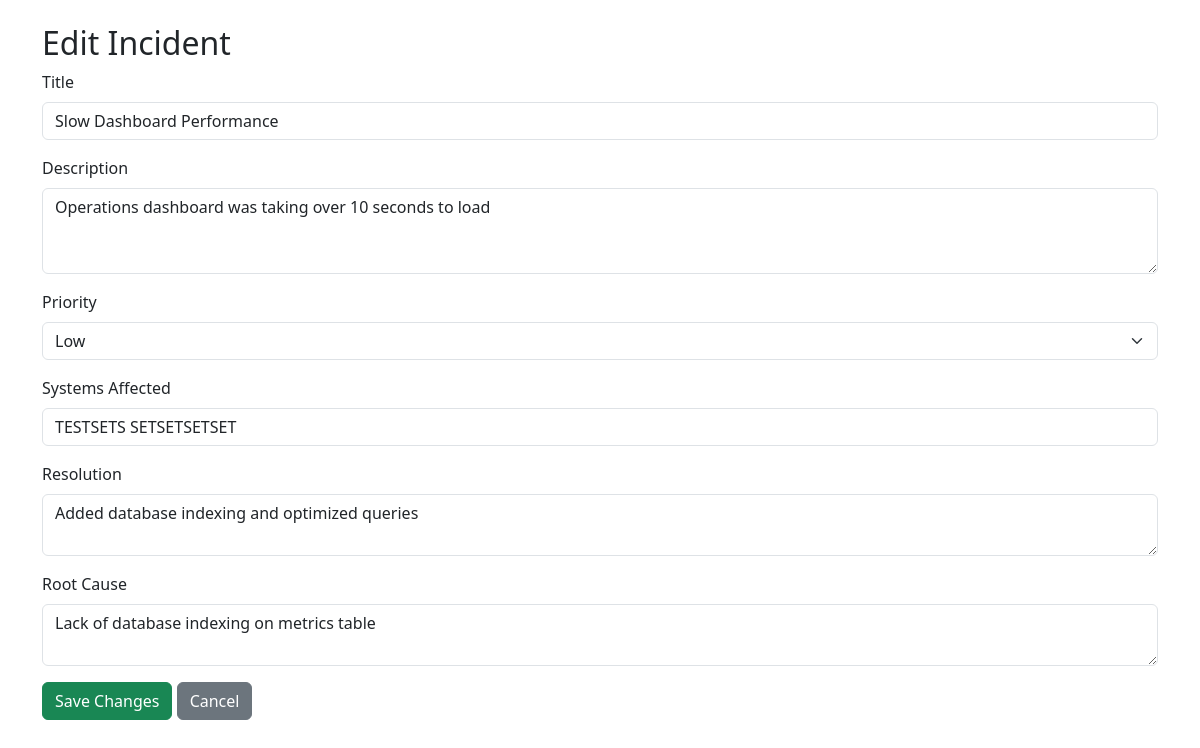
/edit/6, run on an earlier commit of the app's database.
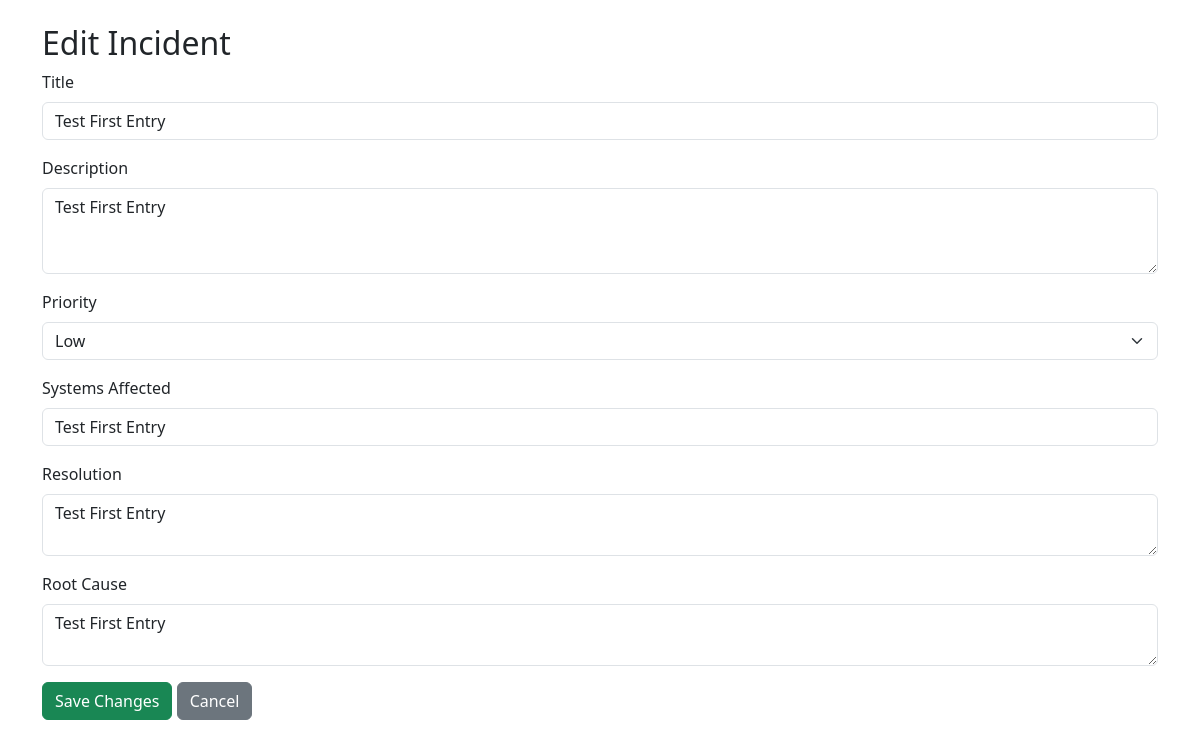
And on a later commit of the database.
### app.py (models this page shows)
class Incident(db.Model):
    id = db.Column(db.Integer, primary_key=True)
    title = db.Column(db.String(120), nullable=False)
    description = db.Column(db.Text, nullable=False)
    priority = db.Column(db.String(20), nullable=True)
    systems_affected = db.Column(db.String(200), nullable=True)
    resolution = db.Column(db.Text, nullable=True)
    root_cause = db.Column(db.Text, nullable=True)
    created_at = db.Column(db.DateTime, default=datetime.utcnow)
    updated_at = db.Column(db.DateTime, default=datetime.utcnow, onupdate=datetime.utcnow)

### app.py (the view, shortened to what this page needs)
@app.route('/edit/<int:incident_id>', methods=['GET', 'POST'])
def edit_incident(incident_id):
    incident = Incident.query.get_or_404(incident_id)
    return render_template('edit.html', incident=incident)

### templates/edit.html (shortened to what this page needs)
<!DOCTYPE html>
<html lang="en">
<head>
    <link rel="stylesheet" href="https://cdn.jsdelivr.net/npm/bootstrap@5.3.0/dist/css/bootstrap.min.css">
</head>
<body>
<div class="container mt-4">
    <h2>Edit Incident</h2>
    <form method="POST">
        <div class="mb-3">
            <label for="title" class="form-label">Title</label>
            <input type="text" class="form-control" name="title" id="title" value="{{ incident.title }}" required>
        </div>
        <div class="mb-3">
            <label for="description" class="form-label">Description</label>
            <textarea class="form-control" name="description" id="description" rows="3" required>{{ incident.description }}</textarea>
        </div>
        <div class="mb-3">
            <label for="priority" class="form-label">Priority</label>
            <select class="form-select" name="priority" id="priority">
                <option value="Low" {% if incident.priority == 'Low' %}selected{% endif %}>Low</option>
            </select>
        </div>
        <div class="mb-3">
            <label for="systems_affected" class="form-label">Systems Affected</label>
            <input type="text" class="form-control" name="systems_affected" id="systems_affected" value="{{ incident.systems_affected }}">
        </div>
        <div class="mb-3">
            <label for="resolution" class="form-label">Resolution</label>
            <textarea class="form-control" name="resolution" id="resolution" rows="2">{{ incident.resolution }}</textarea>
        </div>
        <div class="mb-3">
            <label for="root_cause" class="form-label">Root Cause</label>
            <textarea class="form-control" name="root_cause" id="root_cause" rows="2">{{ incident.root_cause }}</textarea>
        </div>
        <button type="submit" class="btn btn-success">Save Changes</button>
        <a href="{{ url_for('index') }}" class="btn btn-secondary">Cancel</a>
    </form>
</div>
</body>
</html>

What changed in the data, as far as the page shows it:
changed Incident "Low": title "Slow Dashboard Performance" → "Test First Entry"; description "Operations dashboard was taking over 10 seconds to load" → "Test First Entry"; systems_affected "TESTSETS SETSETSETSET" → "Test First Entry"; resolution "Added database indexing and optimized queries" → "Test First Entry"; root_cause "Lack of database indexing on metrics table" → "Test First Entry"
